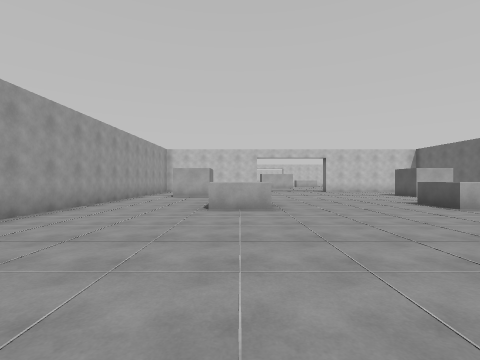
[1] (above)

15 first-person views from a walk through a Unity game level. The camera is 1.4 m above the floor, looks level and sees 85° across. The floor is counted in squares, 2 m on a side. Each view is taken from the middle of a square. On the plan, view 1 faces up. The plan holds only what a view shows up to about 9 squares ahead; the rest is blank. The place goes on beyond the plan.

[2]
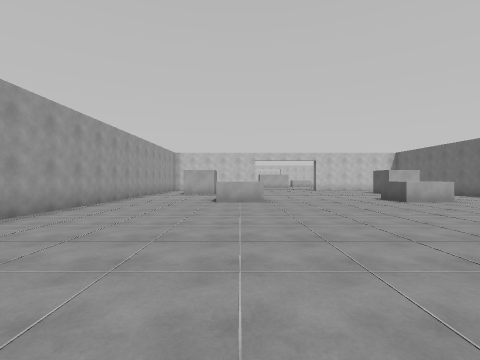

[3]
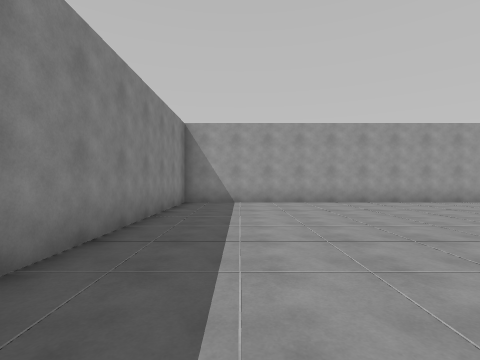

[4]
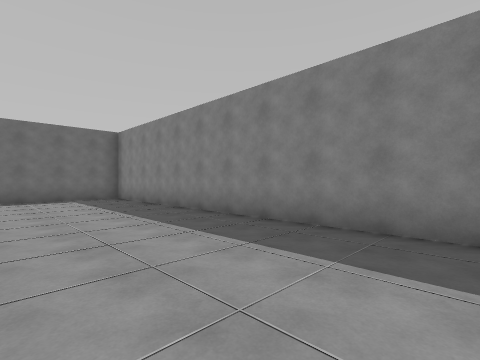

[5]
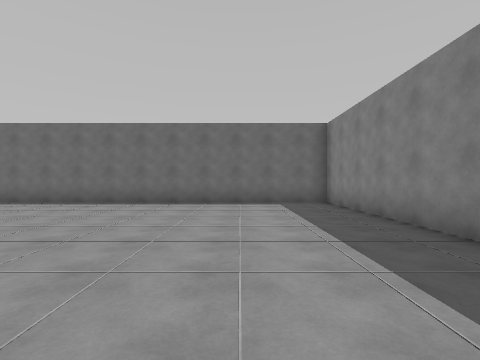

[6]
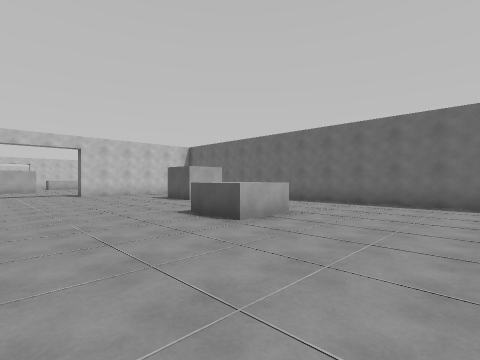

[7]
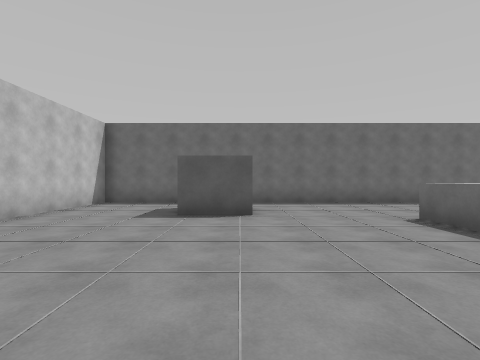

[8]
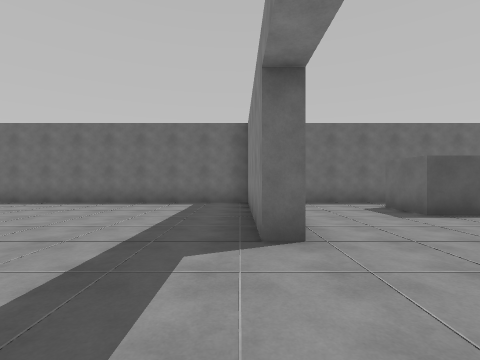

[9]
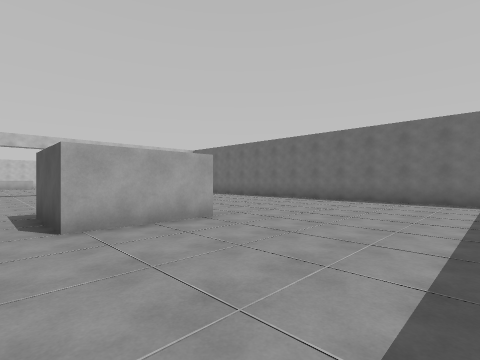

[10]
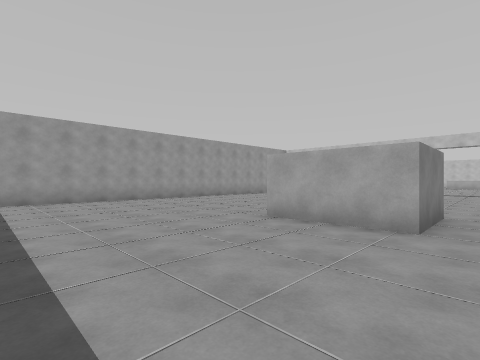

[11]
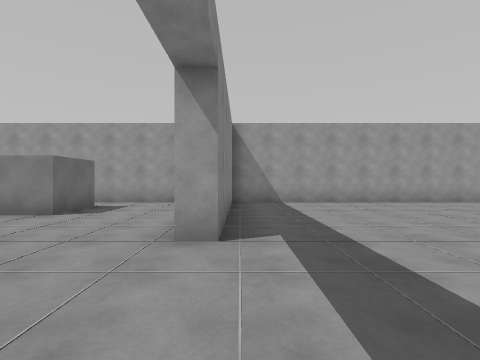

[12]
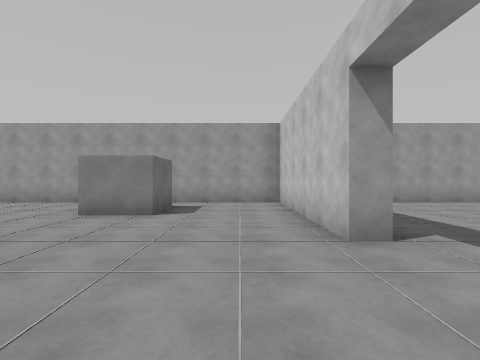

[13]
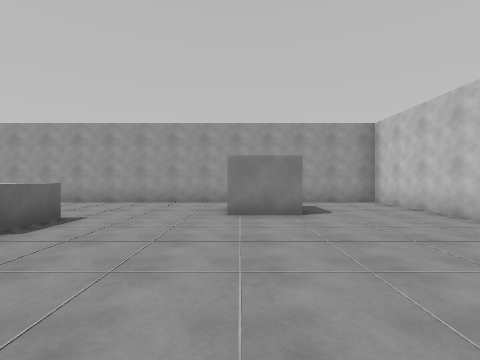

[14]
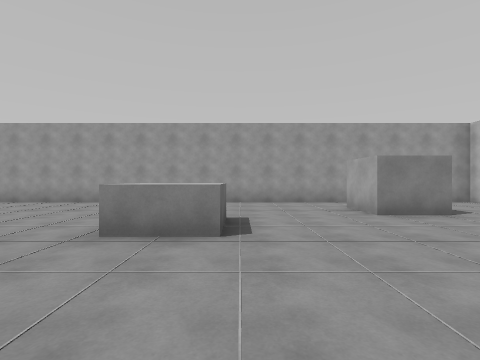

[15]
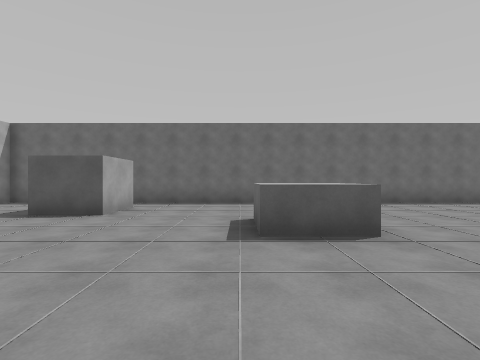

### Floor plan
Points are (right, up) in squares from view 1. A wall is a line through its corners. A room is listed if a view was taken in it or the views show most of it. See-through windows are left out.
Room 1 (views 1, 2, 3, 4, 5, 6, 7, 8, 9, 10, 11, 12, 13, 14, 15)
walls: (-0.8, 7.8) (0.8, 7.8) (0.8, 6.2) (-0.8, 6.2); (6.9, 6.2) (5.3, 6.2) (5.3, 7.8) (6.8, 7.8); (5, 15.1) (5, 15.7) (10.3, 15.7) (10.3, 23.5); (8.8, 10.7) (7.3, 10.7) (7.3, 12.3) (8.8, 12.3); (-2.8, 12.3) (-1.3, 12.3) (-1.3, 10.7) (-2.8, 10.7); (-3.5, 15.7) (1, 15.7) (1, 15.3) (-4.2, 15.3) (-4.2, -2.8) (10.3, -2.8) (10.3, 15.3) (6.6, 15.3); (4.3, 23) (4.3, 21) (1.8, 21) (1.8, 23); (-4.2, 23.5) (-4.2, 15.8)

Where each view was taken, in squares from view 1:
view 1: 0 up, 0 right, facing up
view 2: 2 down, 0 right, facing up
view 3: 1 down, 4 right, facing left
view 4: 1 up, 0 right, facing down-right
view 5: 0 up, 2 right, facing right
view 6: 3 up, 2 right, facing up-right
view 7: 11 up, 2 right, facing right
view 8: 16 up, 2 right, facing right
view 9: 17 up, 1 right, facing up-right
view 10: 17 up, 5 right, facing up-left
view 11: 16 up, 4 right, facing left
view 12: 14 up, 4 right, facing left
view 13: 11 up, 4 right, facing left
view 14: 8 up, 4 right, facing left
view 15: 8 up, 2 right, facing right
